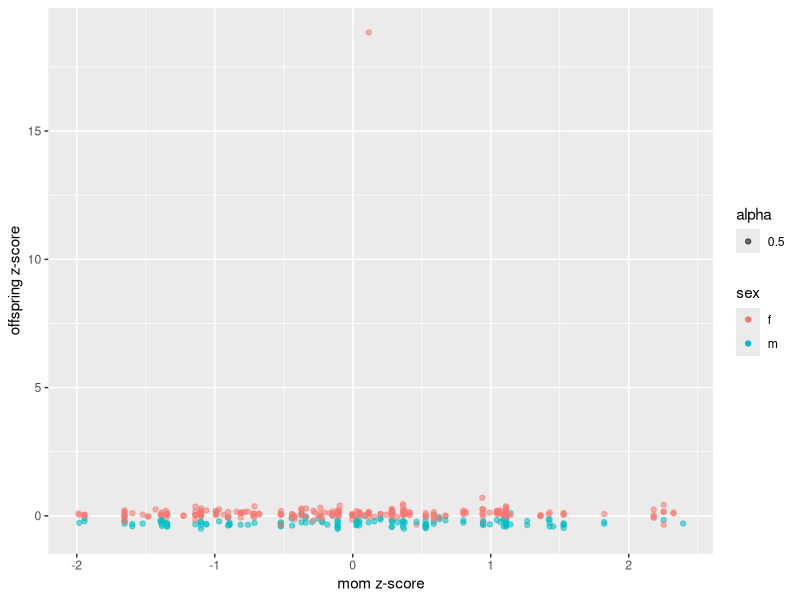
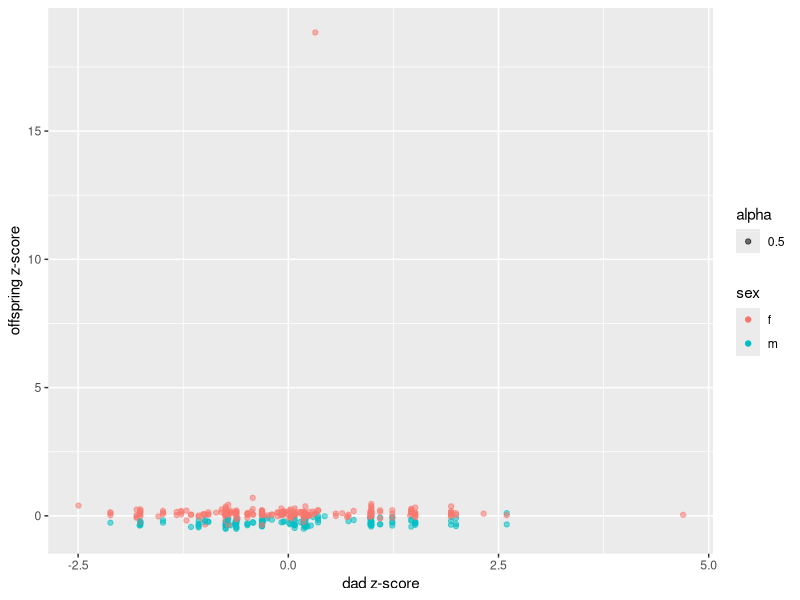
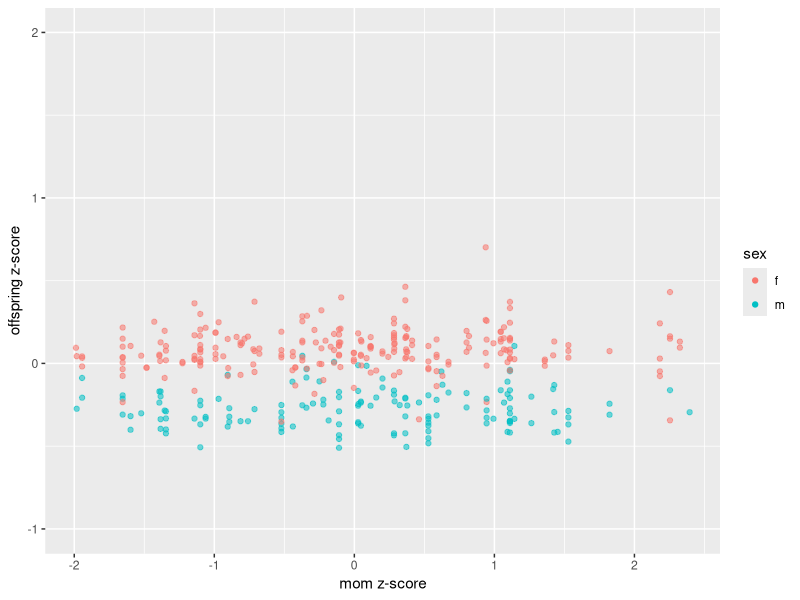
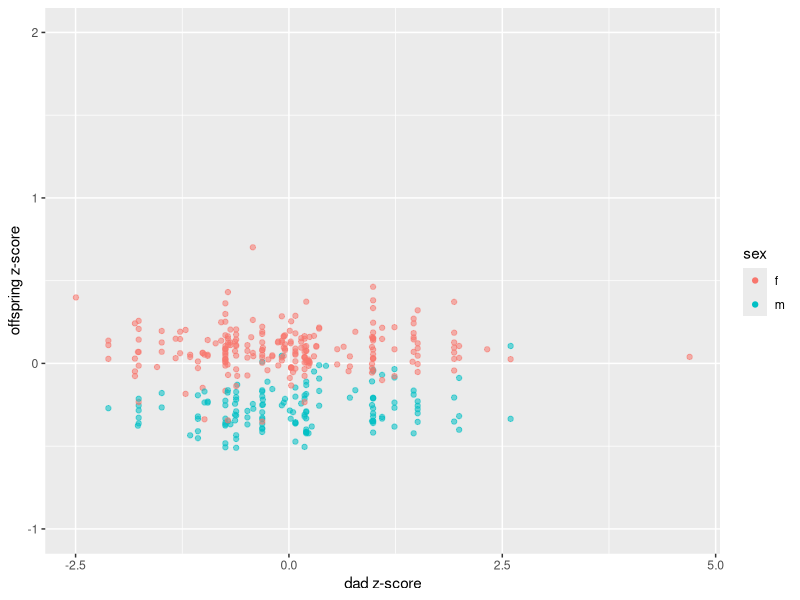

The R script that drew these images, in order:
#Mini project week 8

library(tidyverse)
library(dplyr)

parentage_data <- read.csv("data_8/parentage_with_phenotypes_CSV.csv")


#Filtering out NAs and blanks by selecting sex columns only with m or f
filtered_parentage_data <- parentage_data %>%
  select(sex, length, depth, sex.1, length.1, depth.1, sex.2, length.2, depth.2) %>%
  filter(sex == "m" | sex== "f") %>%     
  filter(sex.1 == "m" | sex.1 =="f") %>% 
  filter(sex.2 =="m" | sex.2 == "f") %>% 
  
#Creating length:depth ratio columns for offspring and each parent  
  mutate(LD_ratio = length/depth) %>%     
  mutate(LD.1_ratio = length.1/depth.1) %>% 
  mutate(LD.2_ratio = length.2/depth.2) %>% 
  na.omit() #ensuring all NAs are removed


head(filtered_parentage_data)
View(filtered_parentage_data)


##Calculating z-scores for parents and offspring
  #standard deviations
sd_dad <- sd(filtered_parentage_data$LD.1_ratio)
sd_mom <- sd(filtered_parentage_data$LD.2_ratio)
sd_offspring <- sd(filtered_parentage_data$LD_ratio)  

  #means
mean_dad <- mean(filtered_parentage_data$LD.1_ratio)
mean_mom <- mean(filtered_parentage_data$LD.2_ratio)
mean_offspring <- mean(filtered_parentage_data$LD_ratio)


  #z-scores
    #dad
for (i in seq(1, length(filtered_parentage_data$LD.1_ratio))) {
  z_score_dad <- (filtered_parentage_data$LD.1_ratio[i] - mean_dad)/ sd_dad
  filtered_parentage_data$z_score_dad[i] <- as.numeric(z_score_dad)
  
}

    #double check that it worked properly:
head(filtered_parentage_data$z_score_dad)
(filtered_parentage_data$LD.1_ratio[1] - mean_dad)/sd_dad 


    #mom
for (i in seq(1, length(filtered_parentage_data$LD.2_ratio))) {
  z_score_mom <- (filtered_parentage_data$LD.2_ratio[i] - mean_mom)/ sd_mom 
  filtered_parentage_data$z_score_mom[i] <- as.numeric(z_score_mom)
  
}
head(filtered_parentage_data$z_score_mom)


    #offspring
for (i in seq(1, length(filtered_parentage_data$LD_ratio))) {
  z_score_offspring <- (filtered_parentage_data$LD_ratio[i] - mean_offspring)/ sd_offspring
  filtered_parentage_data$z_score_offspring[i] <- as.numeric(z_score_offspring)
  
}
head(filtered_parentage_data$z_score_offspring)

##graphing z-scores to compare between offspring and each parent
    #mom and offspring
ggplot(data = filtered_parentage_data) +
  geom_point(mapping = aes(x = filtered_parentage_data$z_score_mom, y = filtered_parentage_data$z_score_offspring, color = sex, alpha = 0.5))+
  labs(x = "mom z-score", y = "offspring z-score") 

  #dad and offspring
ggplot(data = filtered_parentage_data) +
  geom_point(mapping = aes(x = filtered_parentage_data$z_score_dad, y = filtered_parentage_data$z_score_offspring, color = sex, alpha = 0.5))+
  labs(x = "dad z-score", y = "offspring z-score")
  
#We can see that there's one obvious outlier in both plots throwing off the scale and obscuring any trends that may be there. Let's fix that:
  
  #mom and offspring - outlier and legend removed
  ggplot(data = filtered_parentage_data) +
    geom_point(mapping = aes(x = filtered_parentage_data$z_score_mom, y = filtered_parentage_data$z_score_offspring, color = sex, alpha = 0.5))+
    labs(x = "mom z-score", y = "offspring z-score") +
    ylim(-1, 2) +
    guides(alpha = FALSE)

  #dad and offspring - outler and legend removed
  ggplot(data = filtered_parentage_data) +
    geom_point(mapping = aes(x = filtered_parentage_data$z_score_dad, y = filtered_parentage_data$z_score_offspring, color = sex, alpha = 0.5))+
    labs(x = "dad z-score", y = "offspring z-score")+
    ylim(-1, 2) +
    guides(alpha = FALSE)
  
  install.packages("tinytex")
  